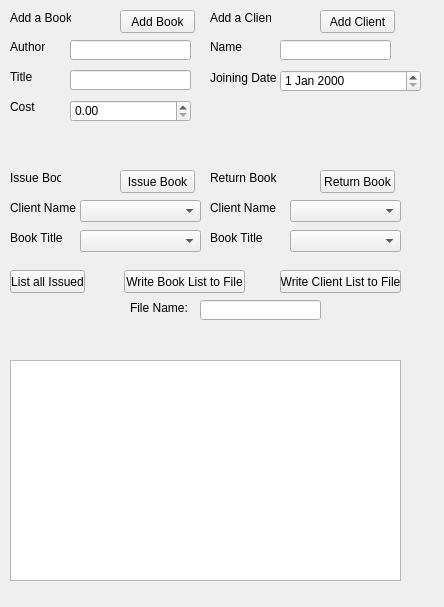
<?xml version="1.0" encoding="UTF-8"?>
<ui version="4.0">
 <class>MainWindow</class>
 <widget class="QMainWindow" name="MainWindow">
  <property name="geometry">
   <rect>
    <x>0</x>
    <y>0</y>
    <width>444</width>
    <height>607</height>
   </rect>
  </property>
  <property name="windowTitle">
   <string>MainWindow</string>
  </property>
  <widget class="QWidget" name="centralWidget">
   <widget class="QLabel" name="Add_Book_label">
    <property name="geometry">
     <rect>
      <x>10</x>
      <y>10</y>
      <width>61</width>
      <height>16</height>
     </rect>
    </property>
    <property name="text">
     <string>Add a Book</string>
    </property>
   </widget>
   <widget class="QPushButton" name="Add_book_pushButton">
    <property name="geometry">
     <rect>
      <x>120</x>
      <y>10</y>
      <width>75</width>
      <height>23</height>
     </rect>
    </property>
    <property name="text">
     <string>Add Book</string>
    </property>
   </widget>
   <widget class="QLabel" name="Add_Client_label">
    <property name="geometry">
     <rect>
      <x>210</x>
      <y>10</y>
      <width>61</width>
      <height>16</height>
     </rect>
    </property>
    <property name="text">
     <string>Add a Client</string>
    </property>
   </widget>
   <widget class="QPushButton" name="Add_Client_pushButton">
    <property name="geometry">
     <rect>
      <x>320</x>
      <y>10</y>
      <width>75</width>
      <height>23</height>
     </rect>
    </property>
    <property name="text">
     <string>Add Client</string>
    </property>
   </widget>
   <widget class="QLabel" name="Author_label">
    <property name="geometry">
     <rect>
      <x>10</x>
      <y>40</y>
      <width>46</width>
      <height>13</height>
     </rect>
    </property>
    <property name="text">
     <string>Author</string>
    </property>
   </widget>
   <widget class="QLineEdit" name="Author_lineEdit">
    <property name="geometry">
     <rect>
      <x>70</x>
      <y>40</y>
      <width>121</width>
      <height>20</height>
     </rect>
    </property>
   </widget>
   <widget class="QLabel" name="Title_label">
    <property name="geometry">
     <rect>
      <x>10</x>
      <y>70</y>
      <width>46</width>
      <height>13</height>
     </rect>
    </property>
    <property name="text">
     <string>Title</string>
    </property>
   </widget>
   <widget class="QLineEdit" name="Title_lineEdit">
    <property name="geometry">
     <rect>
      <x>70</x>
      <y>70</y>
      <width>121</width>
      <height>20</height>
     </rect>
    </property>
   </widget>
   <widget class="QLabel" name="Cost_label">
    <property name="geometry">
     <rect>
      <x>10</x>
      <y>100</y>
      <width>46</width>
      <height>13</height>
     </rect>
    </property>
    <property name="text">
     <string>Cost</string>
    </property>
   </widget>
   <widget class="QDoubleSpinBox" name="Cost_doubleSpinBox">
    <property name="geometry">
     <rect>
      <x>70</x>
      <y>100</y>
      <width>121</width>
      <height>22</height>
     </rect>
    </property>
   </widget>
   <widget class="QLabel" name="Name_label">
    <property name="geometry">
     <rect>
      <x>210</x>
      <y>40</y>
      <width>46</width>
      <height>13</height>
     </rect>
    </property>
    <property name="text">
     <string>Name</string>
    </property>
   </widget>
   <widget class="QLineEdit" name="Name_lineEdit">
    <property name="geometry">
     <rect>
      <x>280</x>
      <y>40</y>
      <width>111</width>
      <height>20</height>
     </rect>
    </property>
   </widget>
   <widget class="QLabel" name="Joining_label">
    <property name="geometry">
     <rect>
      <x>210</x>
      <y>70</y>
      <width>101</width>
      <height>16</height>
     </rect>
    </property>
    <property name="text">
     <string>Joining Date</string>
    </property>
   </widget>
   <widget class="QLabel" name="Issue_Book_label">
    <property name="geometry">
     <rect>
      <x>10</x>
      <y>170</y>
      <width>51</width>
      <height>16</height>
     </rect>
    </property>
    <property name="text">
     <string>Issue Book</string>
    </property>
   </widget>
   <widget class="QLabel" name="Return_Book_label">
    <property name="geometry">
     <rect>
      <x>210</x>
      <y>170</y>
      <width>71</width>
      <height>16</height>
     </rect>
    </property>
    <property name="text">
     <string>Return Book</string>
    </property>
   </widget>
   <widget class="QPushButton" name="Issue_Book_pushButton">
    <property name="geometry">
     <rect>
      <x>120</x>
      <y>170</y>
      <width>75</width>
      <height>23</height>
     </rect>
    </property>
    <property name="text">
     <string>Issue Book</string>
    </property>
   </widget>
   <widget class="QPushButton" name="Return_Book_pushButton">
    <property name="geometry">
     <rect>
      <x>320</x>
      <y>170</y>
      <width>75</width>
      <height>23</height>
     </rect>
    </property>
    <property name="text">
     <string>Return Book</string>
    </property>
   </widget>
   <widget class="QLabel" name="Client_Issue_label">
    <property name="geometry">
     <rect>
      <x>10</x>
      <y>200</y>
      <width>81</width>
      <height>16</height>
     </rect>
    </property>
    <property name="text">
     <string>Client Name</string>
    </property>
   </widget>
   <widget class="QComboBox" name="Client_Issue_comboBox">
    <property name="geometry">
     <rect>
      <x>80</x>
      <y>200</y>
      <width>121</width>
      <height>22</height>
     </rect>
    </property>
   </widget>
   <widget class="QLabel" name="Client_Return_label">
    <property name="geometry">
     <rect>
      <x>210</x>
      <y>200</y>
      <width>81</width>
      <height>16</height>
     </rect>
    </property>
    <property name="text">
     <string>Client Name</string>
    </property>
   </widget>
   <widget class="QComboBox" name="Client_Return_comboBox">
    <property name="geometry">
     <rect>
      <x>290</x>
      <y>200</y>
      <width>111</width>
      <height>22</height>
     </rect>
    </property>
    <property name="duplicatesEnabled">
     <bool>false</bool>
    </property>
   </widget>
   <widget class="QLabel" name="Book_Issue_label">
    <property name="geometry">
     <rect>
      <x>10</x>
      <y>230</y>
      <width>71</width>
      <height>16</height>
     </rect>
    </property>
    <property name="text">
     <string>Book Title</string>
    </property>
   </widget>
   <widget class="QComboBox" name="Book_Issue_comboBox">
    <property name="geometry">
     <rect>
      <x>80</x>
      <y>230</y>
      <width>121</width>
      <height>22</height>
     </rect>
    </property>
   </widget>
   <widget class="QLabel" name="Book_Return_label">
    <property name="geometry">
     <rect>
      <x>210</x>
      <y>230</y>
      <width>61</width>
      <height>16</height>
     </rect>
    </property>
    <property name="text">
     <string>Book Title</string>
    </property>
   </widget>
   <widget class="QComboBox" name="Book_return_comboBox">
    <property name="geometry">
     <rect>
      <x>290</x>
      <y>230</y>
      <width>111</width>
      <height>22</height>
     </rect>
    </property>
   </widget>
   <widget class="QPushButton" name="List_all_pushButton">
    <property name="geometry">
     <rect>
      <x>10</x>
      <y>270</y>
      <width>75</width>
      <height>23</height>
     </rect>
    </property>
    <property name="text">
     <string>List all Issued</string>
    </property>
   </widget>
   <widget class="QListWidget" name="listWidget">
    <property name="geometry">
     <rect>
      <x>10</x>
      <y>360</y>
      <width>391</width>
      <height>221</height>
     </rect>
    </property>
   </widget>
   <widget class="QDateEdit" name="Joining_dateEdit">
    <property name="geometry">
     <rect>
      <x>280</x>
      <y>70</y>
      <width>141</width>
      <height>22</height>
     </rect>
    </property>
   </widget>
   <widget class="QPushButton" name="Write_Book_pushButton">
    <property name="geometry">
     <rect>
      <x>124</x>
      <y>270</y>
      <width>121</width>
      <height>23</height>
     </rect>
    </property>
    <property name="text">
     <string>Write Book List to File</string>
    </property>
   </widget>
   <widget class="QPushButton" name="Write_Client_pushButton">
    <property name="geometry">
     <rect>
      <x>280</x>
      <y>270</y>
      <width>121</width>
      <height>23</height>
     </rect>
    </property>
    <property name="text">
     <string>Write Client List to File</string>
    </property>
   </widget>
   <widget class="QLineEdit" name="write_linedit">
    <property name="geometry">
     <rect>
      <x>200</x>
      <y>300</y>
      <width>121</width>
      <height>20</height>
     </rect>
    </property>
   </widget>
   <widget class="QLabel" name="label">
    <property name="geometry">
     <rect>
      <x>130</x>
      <y>300</y>
      <width>61</width>
      <height>16</height>
     </rect>
    </property>
    <property name="text">
     <string>File Name:</string>
    </property>
   </widget>
  </widget>
 </widget>
 <layoutdefault spacing="6" margin="11"/>
 <resources/>
 <connections/>
</ui>
